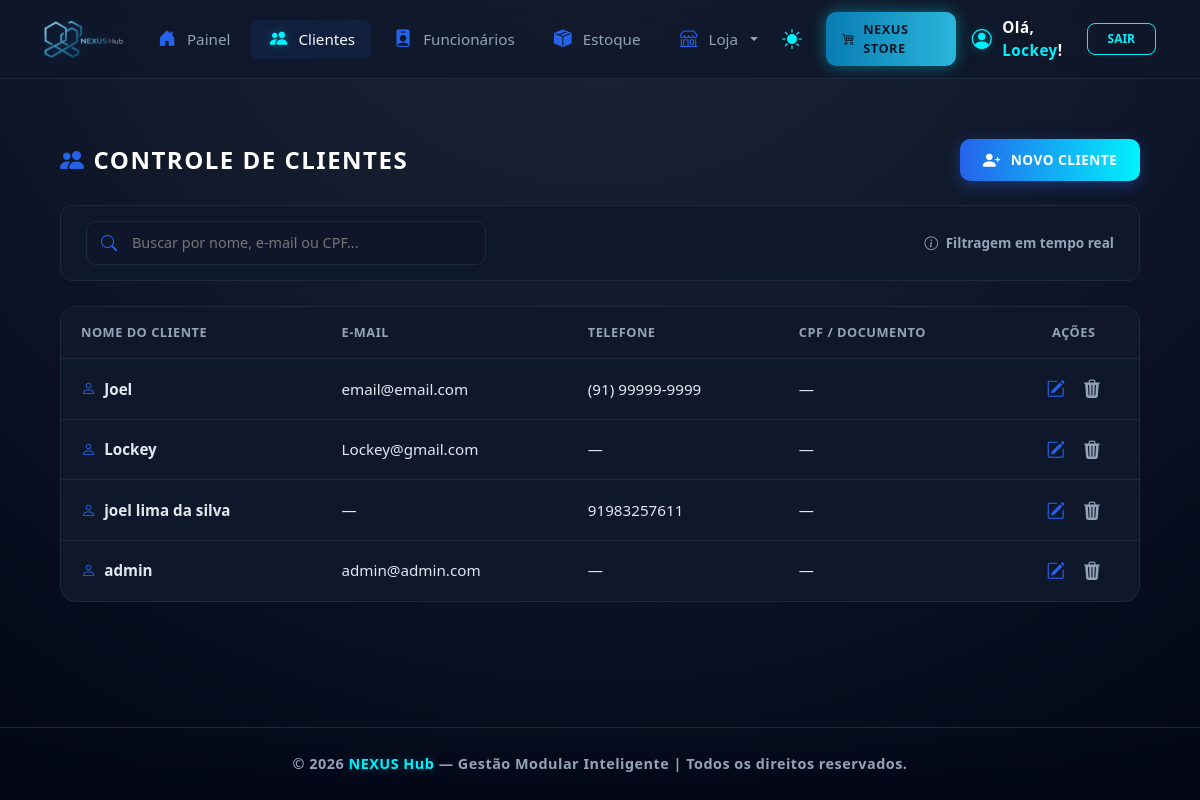
The app's page /nexushub/dashboard/clientes/ (signed in) with its own data.
### dashboard/models.py (models this page shows)
class Cliente(models.Model):
    usuario = models.ForeignKey(
        User,
        on_delete=models.CASCADE,
        related_name='clientes'
    )
    nome = models.CharField(
        max_length=150,
        verbose_name="Nome Completo"
    )
    telefone = models.CharField(
        max_length=20,
        blank=True,
        null=True,
        verbose_name="Telefone / WhatsApp"
    )
    email = models.EmailField(
        max_length=255,
        blank=True,
        null=True,
        verbose_name="E-mail"
    )
    endereco = models.TextField(
        blank=True,
        null=True,
        verbose_name="Endereço / Complemento"
    )
    data_cadastro = models.DateTimeField(
        auto_now_add=True,
        verbose_name="Data de Cadastro"
    )
    class Meta:
        verbose_name = "Cliente"
        verbose_name_plural = "Clientes"
        ordering = ['-data_cadastro'] # Mais recentes primeiro

### dashboard/views.py (the view)
# urls.py: path('dashboard/clientes/', views.lista_clientes, name='lista_clientes'),
@login_required(login_url='login_view')
def lista_clientes(request):
    clientes = Cliente.objects.all()
    return render(request, 'lista_clientes.html', {
        'clientes': clientes,
        'titulo_aba': 'Lista de Clientes | NEXUS Hub'})

### dashboard/templates/lista_clientes.html (shortened to what this page needs)
{% extends 'base.html' %}
{% load static %}
{% block content %}
<div class="nexus-container container-fluid fade-in-content">
    <div class="nexus-header d-flex justify-content-between align-items-center mb-4">
        <h1 class="nexus-title">
            <i class="bi bi-people-fill me-2" style="color: var(--nexus-blue);"></i>Controle de Clientes
        </h1>
        <a href="{% url 'cadastrar_cliente' %}" class="btn-header-nexus">
            <i class="bi bi-person-plus-fill" style="font-size: 1.1rem; color: inherit !important;"></i> Novo Cliente
        </a>
    </div>
    <div class="nexus-filter-container">
        <div class="search-box-nexus">
            <i class="bi bi-search"></i>
            <input type="text" id="nexusSearch" class="search-input-nexus" placeholder="Buscar por nome, e-mail ou CPF...">
        </div>
        <div style="color: var(--texto-muted); font-size: 0.85rem; font-weight: 600;">
            <i class="bi bi-info-circle me-1"></i> Filtragem em tempo real
        </div>
    </div>
    <div class="table-container-nexus table-responsive" style="overflow-x: auto; -webkit-overflow-scrolling: touch;">
        <table class="table-nexus-mod" style="min-width: 900px;">
            <thead>
                <tr>
                    <th>Nome do Cliente</th>
                    <th>E-mail</th>
                    <th>Telefone</th>
                    <th>CPF / Documento</th>
                    <th class="text-center">Ações</th>
                </tr>
            </thead>
            <tbody id="clientesTable">
                {% for cliente in clientes %}
                <tr>
                    <td class="client-name-highlight">
                        <i class="bi bi-person me-2" style="color: var(--nexus-blue);"></i>{{ cliente.nome }}
                    </td>
                    <td>{{ cliente.email|default:"—" }}</td>
                    <td>{{ cliente.telefone|default:"—" }}</td>
                    <td>{{ cliente.cpf|default:"—" }}</td>
                    <td class="text-center">
                        <div class="action-buttons">
                            <a href="{% url 'editar_cliente' cliente.id %}" class="btn-action edit" title="Editar dados">
                                <i class="bi bi-pencil-square"></i>
                            </a>
                            <a href="javascript:void(0)" onclick="abrirModalExclusao('{{ cliente.id }}', '{{ cliente.nome }}')" class="btn-action delete" title="Remover cliente">
                                <i class="bi bi-trash3-fill"></i>
                            </a>
                        </div>
                    </td>
                </tr>
                {% endfor %}
            </tbody>
        </table>
    </div>
</div>
{% endblock %}

### dashboard/templates/base.html (shortened to what this page needs)
{% load static %}
<!DOCTYPE html>
<html lang="pt-br">
<head>
    <link href="https://cdn.jsdelivr.net/npm/bootstrap@5.3.0/dist/css/bootstrap.min.css" rel="stylesheet">
    <link rel="stylesheet" href="https://cdn.jsdelivr.net/npm/bootstrap-icons@1.11.1/font/bootstrap-icons.css">
</head>
<body>
    <nav class="navbar navbar-expand-lg navbar-nexus-top">
        <div class="container-fluid">
            <a class="navbar-brand" href="{% url 'dashboard' %}">
                <img src="{% static 'img/nexushub.png' %}" alt="NEXUS HUB" class="brand-logo-hub">
            </a>
            <div class="collapse navbar-collapse" id="nexusTopNavbar">
                <ul class="navbar-nav me-auto mb-2 mb-lg-0 gap-1">
                    {% if user.perfil.nivel in 'ADMIN,GERENTE,DONO' or user.is_superuser or is_admin %}
                    <li class="nav-item {% if request.resolver_match.url_name == 'dashboard' %}active{% endif %}">
                        <a class="nav-link" href="{% url 'dashboard' %}"><i class="bi bi-house-door-fill"></i> Painel</a>
                    </li>
                    <li class="nav-item {% if request.resolver_match.url_name == 'lista_clientes' %}active{% endif %}">
                        <a class="nav-link" href="{% url 'lista_clientes' %}"><i class="bi bi-people-fill"></i> Clientes</a>
                    </li>
                    <li class="nav-item {% if request.resolver_match.url_name == 'lista_funcionarios' %}active{% endif %}">
                        <a class="nav-link" href="{% url 'lista_funcionarios' %}"><i class="bi bi-person-badge-fill"></i> Funcionários</a>
                    </li>
                    {% endif %}
                    {% if user.perfil.nivel in 'ADMIN,GERENTE,DONO' or user.is_superuser or is_admin or is_vendedor %}
                        {% if loja %}
                        <li class="nav-item {% if request.resolver_match.url_name == 'lista_estoque' %}active{% endif %}">
                            <a class="nav-link" href="{% url 'lista_estoque' %}"><i class="bi bi-box-seam-fill"></i> Estoque</a>
                        </li>
                        {% endif %}
                        <li class="nav-item dropdown">
                            <a class="nav-link dropdown-toggle" href="#" role="button" data-bs-toggle="dropdown" aria-expanded="false">
                                <i class="bi bi-shop"></i> Loja
                            </a>
                        </li>
                    {% endif %}
                </ul>
                <div class="d-flex align-items-center gap-3 mobile-actions-wrapper">
                    <button id="theme-toggle" class="theme-toggle-btn" title="Alternar Tema">
                        <i id="theme-icon" class="bi bi-sun-fill"></i>
                    </button>
                    <a href="{% url 'vitrine' %}" class="btn-nexus-store-brand">
                        <i class="bi bi-cart4 me-2" style="color: inherit !important;"></i> NEXUS Store
                    </a>
                    {% if user.is_authenticated %}
                    <div class="user-info d-flex align-items-center gap-3">
                        <div class="user-welcome-text">
                            <i class="bi bi-person-circle"></i>
                            <span>Olá, <span style="color: var(--sotaque-glow);">{{ user.username }}</span>!</span>
                        </div>
                        <a href="{% url 'logout_view' %}" class="logout-btn">Sair</a>
                    </div>
                    {% endif %}
                </div>
            </div>
        </div>
    </nav>
    <div class="nexus-main-content" id="main-content">
        {% block content %}
        {% endblock %}
    </div>
    <footer class="rodape">
        <p>&copy; {% now "Y" %} <span class="footer-brand">NEXUS Hub</span> — Gestão Modular Inteligente | Todos os direitos reservados.</p>
    </footer>
</body>
</html>

### dashboard/templates/base.html (style rules this page uses)
:root { --nexus-blue: #2563eb; --nexus-blue-glow: rgba(37, 99, 235, 0.4); --azul-profundo: #020617; --azul-card: #0f172a; --borda: #1e293b; --texto-muted: #94a3b8; --turquesa-brilhante: #00f2fe; --turquesa-glow: rgba(0, 242, 254, 0.3); --bg-principal: radial-gradient(circle at 50% -20%, #1e293b 0%, #020617 100%); --bg-navbar: rgba(15, 23, 42, 0.8); --bg-card: #0f172a; --texto-principal: #f8fafc; --sotaque-glow: var(--turquesa-brilhante); --bg-alert: #1e293b; --border-alert: #0ea5e9; }
.action-buttons { display: flex; gap: 18px; justify-content: center; align-items: center; }
.btn-action { font-size: 1.15rem; transition: all 0.2s ease; text-decoration: none; display: inline-flex; color: var(--texto-muted); }
.btn-action.edit { color: var(--nexus-blue) !important; }
* { margin: 0; padding: 0; box-sizing: border-box; font-family: 'Segoe UI', system-ui, sans-serif; }
body { background: var(--bg-principal) !important; background-attachment: fixed; color: var(--texto-principal) !important; min-height: 100vh; display: flex; flex-direction: column; transition: background 0.3s ease, color 0.3s ease; }
.navbar-nexus-top { background: var(--bg-navbar) !important; backdrop-filter: blur(12px); border-bottom: 1px solid var(--borda); padding: 0.75rem 2rem; position: sticky; top: 0; z-index: 1040; }
.brand-logo-hub { height: 38px; width: auto; filter: drop-shadow(0 0 6px rgba(0, 150, 255, 0.2)); transition: transform 0.3s ease; }
.navbar-nav .nav-link { color: var(--texto-muted) !important; font-weight: 500; font-size: 0.95rem; padding: 0.5rem 1rem !important; border-radius: 8px; display: flex; align-items: center; gap: 8px; transition: all 0.2s ease; }
.navbar-nav .nav-link i { width: 1.5rem; display: flex; justify-content: center; font-size: 1.1rem; color: var(--nexus-blue); }
.navbar-nav .nav-link:hover, .navbar-nav .nav-item.active .nav-link { color: var(--texto-principal) !important; background: rgba(37, 99, 235, 0.1); }
.navbar-nav .nav-item.active .nav-link i { color: var(--turquesa-brilhante); filter: drop-shadow(0 0 5px var(--turquesa-glow)); }
.theme-toggle-btn { background: none; border: none; color: var(--sotaque-glow); cursor: pointer; padding: 8px; display: flex; align-items: center; justify-content: center; transition: transform 0.2s ease; font-size: 1.25rem; }
.btn-nexus-store-brand { background: linear-gradient(90deg, #087cb2, #2ab6dc); color: #0f172a !important; padding: 8px 16px; border-radius: 10px; text-decoration: none; display: inline-flex; align-items: center; justify-content: center; font-weight: 700; font-size: 0.8rem; transition: 0.3s; box-shadow: 0 0 15px rgba(0, 242, 254, 0.4); border: none; text-transform: uppercase; letter-spacing: 0.5px; }
.nexus-main-content { flex: 1 1 auto; padding: 40px; width: 100%; }
.fade-in-content { animation: fadeInUp 0.5s ease-out forwards; }
.rodape { padding: 25px; text-align: center; background: linear-gradient(0deg, rgba(2, 6, 23, 0.9) 0%, transparent 100%); border-top: 1px solid var(--borda); margin-top: auto; }
.rodape p { color: var(--texto-muted); font-size: 0.9rem; font-weight: 600; letter-spacing: 0.5px; margin: 0; }
.footer-brand { color: var(--sotaque-glow); text-shadow: 0 0 8px var(--turquesa-glow); }
.user-welcome-text { font-size: 0.95rem; font-weight: 600; letter-spacing: 0.5px; color: var(--texto-principal); display: flex; align-items: center; gap: 10px; }
.user-welcome-text i { font-size: 1.25rem; color: var(--sotaque-glow); filter: drop-shadow(0 0 5px var(--turquesa-glow)); }
.logout-btn { border: 1px solid var(--sotaque-glow); color: var(--sotaque-glow); padding: 6px 20px; border-radius: 8px; text-decoration: none; font-size: 0.75rem; font-weight: 700; text-transform: uppercase; transition: 0.3s; }

### records on screen
Cliente: nome "Joel", email "email@email.com", telefone "(91) 99999-9999", cpf "—"
Cliente: nome "Lockey", email "Lockey@gmail.com", telefone "—", cpf "—"
Cliente: nome "joel lima da silva", email "—", telefone "91983257611", cpf "—"
Cliente: nome "admin", email "admin@admin.com", telefone "—", cpf "—"

### other values on screen
{{ user.username }} "Lockey"
